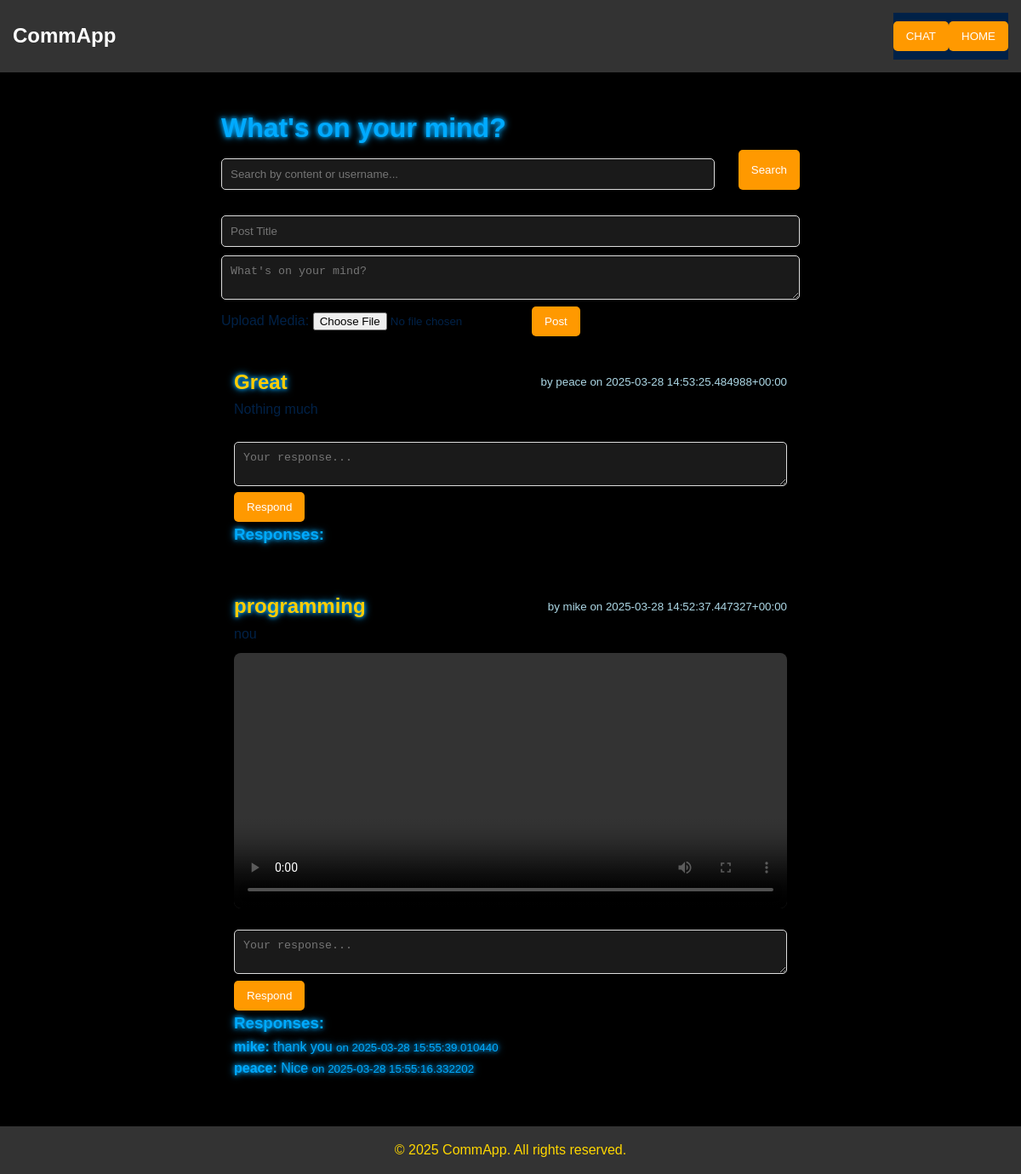
The app's page /community with its own data.
### tables this page shows
CREATE TABLE posts (
        id INTEGER PRIMARY KEY AUTOINCREMENT,
        username TEXT NOT NULL,
        title TEXT NOT NULL,
        content TEXT,
        media_filename TEXT,
        media_type TEXT,
        timestamp TIMESTAMP DEFAULT CURRENT_TIMESTAMP
    );

CREATE TABLE responses (
        id INTEGER PRIMARY KEY AUTOINCREMENT,
        post_id INTEGER NOT NULL,
        username TEXT NOT NULL,
        content TEXT NOT NULL,
        timestamp TIMESTAMP DEFAULT CURRENT_TIMESTAMP,
        FOREIGN KEY (post_id) REFERENCES posts (id)
    );

### all2.py (the view)
@app.route('/community', methods=['GET'])
def community():
    conn = connect_db()
    conn.row_factory = sqlite3.Row  # Rows act like dictionaries
    cursor = conn.cursor()
    search_query = request.args.get('search', '').strip()
    cursor.execute('''
        SELECT p.*, r.username AS response_username, r.content AS response_content, r.timestamp AS response_timestamp
        FROM posts p
        LEFT JOIN responses r ON p.id = r.post_id
        ORDER BY p.timestamp DESC
    ''')
    rows = cursor.fetchall()
    posts = {}
    for row in rows:
        post_id = row['id']
        if post_id not in posts:
            post = dict(row)
            try:
                post['timestamp'] = datetime.datetime.strptime(post['timestamp'], '%Y-%m-%d %H:%M:%S')
            except Exception as e:
                print("Timestamp conversion error:", e)
            post['responses'] = []  # Initialize responses list
            posts[post_id] = post
        if row['response_username'] is not None:
            response = {
                'username': row['response_username'],
                'content': row['response_content'],
                'timestamp': row['response_timestamp']
            }
            posts[post_id]['responses'].append(response)
    posts = list(posts.values())
    if search_query:
        posts = [
            post for post in posts
            if search_query.lower() in post['content'].lower() or
               search_query.lower() in post['username'].lower()
        ]
    conn.close()
    return render_template('community.html', posts=posts, search_query=search_query)

### all2.py (called while the page is built)
def connect_db():
    return sqlite3.connect('mydatabase.db')

### template/community.html (shortened to what this page needs)
<!DOCTYPE html>
<html lang="en">
<head>
    <link rel="stylesheet" href="{{ url_for('static', filename='css/about.css') }}">
</head>
<body>
    <header>
        <div class="logo">CommApp</div>
        <nav>
            <ul>
                <button onclick="window.location.href='/chatbox'">CHAT</button>
                <button onclick="window.location.href='/home1'">HOME</button>
            </ul>
        </nav>
    </header>
    <div class="container">
        <h1>What's on your mind?</h1>
        <div class="search-bar">
            <input type="text" id="search" placeholder="Search by content or username..." onkeyup="filterPosts()">
            <button onclick="filterPosts()">Search</button>
        </div>
        <form action="{{ url_for('post') }}" method="POST" enctype="multipart/form-data">
            <input type="text" name="title" placeholder="Post Title" required>
            <textarea name="content" placeholder="What's on your mind?" required></textarea>
            <label>Upload Media:</label>
            <input type="file" name="media" accept="image/*,video/*">
            <button type="submit">Post</button>
        </form>
        <div class="posts" id="posts">
            {% for post in posts %}
                <div class="post-container" data-username="{{ post.username }}" data-content="{{ post.content }}">
                    <div class="post-header">
                        <h2>{{ post.title }}</h2>
                        <small>by {{ post.username }} on {{ post.timestamp }}</small>
                    </div>
                    <p>{{ post.content }}</p>
                    {% if post.media_filename %}
                        {% if post.media_type == 'image' %}
                            <img src="{{ url_for('static', filename='img/' + post.media_filename) }}" alt="Post Image" class="post-image">
                        {% elif post.media_type == 'video' %}
                            <video controls class="post-video">
                                <source src="{{ url_for('static', filename='video/' + post.media_filename) }}" type="video/mp4">
                            </video>
                        {% endif %}
                    {% endif %}
                    <form action="{{ url_for('respond', post_id=post.id) }}" method="POST">
                        <textarea name="response" placeholder="Your response..." required></textarea>
                        <button type="submit">Respond</button>
                    </form>
                    <div class="responses">
                        <h3>Responses:</h3>
                        {% for response in post.responses %}
                            <p><strong>{{ response.username }}:</strong> {{ response.content }}
                               <small>on {{ response.timestamp }}</small></p>
                        {% endfor %}
                    </div>
                </div>
            {% else %}
                <p>No posts found.</p>
            {% endfor %}
        </div>
    </div>
    <footer>
        <p>&copy; 2025 CommApp. All rights reserved.</p>
    </footer>
</body>
</html>

### static/css/about.css (style rules this page uses)
* { margin: 0; padding: 0; box-sizing: border-box; }
body { font-family: Arial, sans-serif; line-height: 1.6; background-color: #F5F5F5; color: #002147; }
header { background: #002147; color: #FFD700; padding: 20px; text-align: center; }
nav { background: #002147; padding: 10px 0; text-align: center; }
footer { text-align: center; padding: 15px 0; margin-top: 30px; background-color: #002147; }
footer p { margin: 0; color: #FFD700; }

### template/community.html (style rules this page uses)
body { font-family: Arial, sans-serif; background-color: #000; margin: 0; padding: 0; }
header { background: #333; color: white; padding: 15px; text-align: center; display: flex; justify-content: space-between; align-items: center; }
.logo { font-size: 24px; font-weight: bold; }
nav ul { list-style: none; display: flex; padding: 0; }
.container { width: 60%; margin: 20px auto; padding: 20px; background: rgba(0, 0, 0, 0.8); border-radius: 8px; box-shadow: 0px 4px 8px rgba(0, 0, 0, 0.5); }
.search-bar { margin-bottom: 20px; display: flex; justify-content: space-between; }
.search-bar input[type="text"] { width: calc(100% - 100px); padding: 10px; border-radius: 5px; border: 1px solid #ddd; background: rgba(255, 255, 255, 0.1); color: white; }
.search-bar button { background: #ff9900; color: white; padding: 10px 15px; border: none; border-radius: 5px; cursor: pointer; transition: background 0.3s; }
.post-container { background: rgba(0, 0, 0, 0.7); padding: 15px; margin-top: 20px; border-radius: 8px; box-shadow: 0px 2px 5px rgba(0, 0, 0, 0.3); display: flex; flex-direction: column; }
.post-header { display: flex; justify-content: space-between; align-items: center; }
.post-header h2 { margin: 0; color: #ffcc00; }
.post-header small { color: lightblue; }
.post-image, .post-video { width: 100%; max-height: 300px; object-fit: cover; border-radius: 8px; margin-top: 10px; }
form { margin-top: 15px; }
textarea, input[type="text"] { width: 100%; padding: 10px; margin-top: 10px; border-radius: 5px; border: 1px solid #ddd; background: rgba(255, 255, 255, 0.1); color: white; }
button { background: #ff9900; color: white; padding: 10px 15px; border: none; border-radius: 5px; cursor: pointer; transition: background 0.3s; }
footer { text-align: center; padding: 15px; background: #333; color: white; margin-top: 20px; }
h1, h2, h3 { color: #00aaff; text-shadow: 0 0 5px #00aaff, 0 0 10px #00aaff; }
.responses p { color: #00aaff; text-shadow: 0 0 5px #00aaff, 0 0 10px #00aaff; }

### records on screen
posts: title "Great", username "peace", timestamp "2025-03-28 14:53:25.484988+00:00", content "Nothing much"
responses: title "programming", username "mike", timestamp "2025-03-28 14:52:37.447327+00:00", content "nou", content "thank you", timestamp "2025-03-28 15:55:39.010440"
responses: username "peace", content "Nice", timestamp "2025-03-28 15:55:16.332202"
